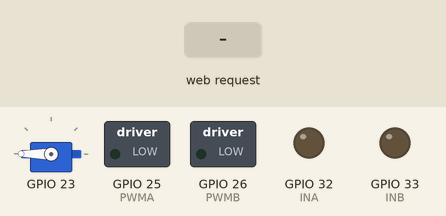
Recording of a sketch running on a simulated ESP32. Shown: servo, switched loads named in the sketch (green lamp = pin HIGH), output pins drawn as LEDs (lit = HIGH). The test bench sets the inputs (shaded band). WiFi joins after 1.5 s; servers stay silent unless stated; servo pulses on a pin are drawn as a servo (544–2400 µs = 0–180°); what the sketch prints to the serial monitor is not drawn.

Above: at 3.0 s.
3.1 s: HTTP request GET /btn/F received
At 4.3 s:
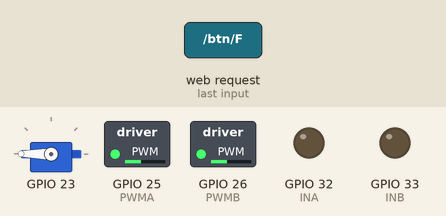
4.6 s: HTTP request GET /btn/B received
At 5.6 s:
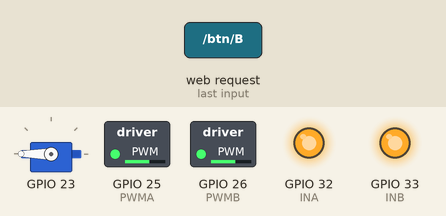
6.1 s: HTTP request GET /btn/L received
At 6.8 s:
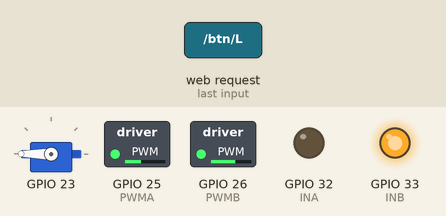
7.6 s: HTTP request GET /btn/R received
At 7.9 s:
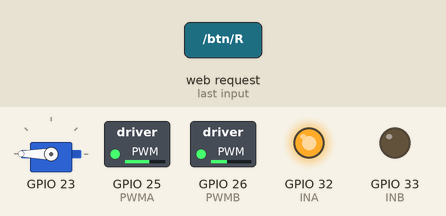
9.1 s: HTTP request GET /btn/p received
At 10.2 s:
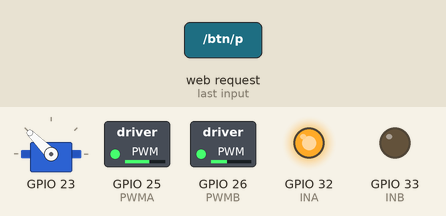
10.6 s: HTTP request GET /btn/S received
At 11.4 s:
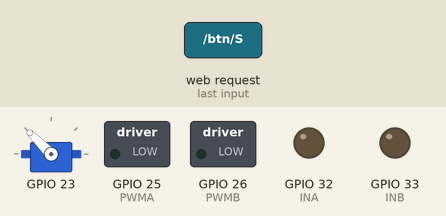
Timing chart, 0 to 13.1 s (numbered marks = the images above; inputs shaded):
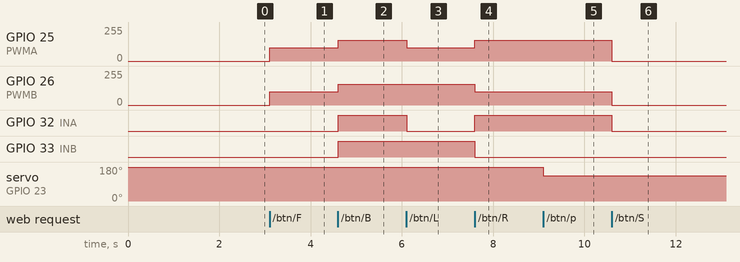

The sketch:

handling_robot.ino
```cpp
#include <WiFi.h>
#include <ESPmDNS.h>
#include <WiFiClient.h>

#define INA 32
#define PWMA 25
#define INB 33
#define PWMB 26

const char* ssid = "ChinaNet-2.4G-0DF0";
const char* password = "ChinaNet@233";
// TCP server at port 80 will respond to HTTP requests
WiFiServer server(80);

//舵机
int channel_PWM = 3; // 舵机通道
// 舵机频率，那么周期也就是1/50，也就是20ms ，PWM一共有16个通道，0-7位高速通道由80Mhz时钟驱动，后面8个为低速通道由1Mhz时钟驱动.
int freq_PWM = 50;
// PWM分辨率，取值为 0-20 之间  ，这里填写为10，那么后面的ledcWrite 这个里面填写的pwm值就在0-2的10次方之间，也就是0-1024，如果是要求不高的东西你可以直接拿1000去算了.
int resolution_PWM = 10;
// 绑定的IO，在下面的绑定函数里面会用到，绑定之后这个IO就会变成我们PWM的输出口.
const int servopin = 4;//定义舵机的IO脚位在gpio4.

void setup(void)
{
    Serial.begin(115200);
    pinMode(INA, OUTPUT);
    ledcAttachPin(PWMA, 0);
    ledcSetup(0, 50, 8);//设置LEDC通道1频率为1200，PWM分辨率为8，即占空比256.
    pinMode(INB, OUTPUT);
    ledcAttachPin(PWMB,1);
    ledcSetup(1, 50, 8);//设置LEDC通道为2频率为1200，PWM分辨率为8，即占空比256.

    ledcSetup(3, 50, 10); // 设置舵机通道3频率为50,PWM分辨率为10.
    ledcAttachPin(23, 3);  //将 LEDC 通道绑定到指定 IO 口上以实现输出.
    ledcWrite(channel_PWM, set_angle(180));
    delay(300);

    // Connect to WiFi network
    WiFi.begin(ssid, password);
    Serial.println("");

    // Wait for connection
    while (WiFi.status() != WL_CONNECTED) {
        delay(500);
        Serial.print(".");
    }
    Serial.println("");
    Serial.print("Connected to ");
    Serial.println(ssid);
    Serial.print("IP address: ");
    Serial.println(WiFi.localIP());

    // Set up mDNS responder:
    // - first argument is the domain name, in this example
    //   the fully-qualified domain name is "esp32.local"
    // - second argument is the IP address to advertise
    //   we send our IP address on the WiFi network
    if (!MDNS.begin("esp32")) {
        Serial.println("Error setting up MDNS responder!");
        while(1) {
            delay(1000);
        }
    }
    Serial.println("mDNS responder started");

    // Start TCP (HTTP) server
    server.begin();
    Serial.println("TCP server started");

    // Add service to MDNS-SD
    MDNS.addService("http", "tcp", 80);
}

void loop(void)
{
    // Check if a client has connected
    WiFiClient client = server.available();
    if (!client) {
        return;
    }
    //Serial.println("");
    //Serial.println("New client");

    // Wait for data from client to become available
    while(client.connected() && !client.available()){
        delay(1);
    }

    // Read the first line of HTTP request
    String req = client.readStringUntil('\r');
    //Serial.println(req);
    // First line of HTTP request looks like "GET /path HTTP/1.1"
    // Retrieve the "/path" part by finding the spaces
    int addr_start = req.indexOf(' ');
    int addr_end = req.indexOf(' ', addr_start + 1);
    if (addr_start == -1 || addr_end == -1) {
        //Serial.print("Invalid request: ");
        //Serial.println(req);
        return;
    }
    req = req.substring(addr_start + 1, addr_end);
    //Serial.print("Request: ");
    Serial.println(req);
    String s;
    if (req == "/")
    {
        IPAddress ip = WiFi.localIP();
        String ipStr = String(ip[0]) + '.' + String(ip[1]) + '.' + String(ip[2]) + '.' + String(ip[3]);
        s = "HTTP/1.1 200 OK\r\nContent-Type: text/html\r\n\r\n<!DOCTYPE HTML>\r\n<html>Hello from ESP32 at ";
        s += ipStr;
        s += "</html>\r\n\r\n";
        Serial.println("Sending 200");
        client.println(WiFi.localIP());
    }
    else if(req == "/btn/F")
    {
      digitalWrite(INA, LOW);
      ledcWrite(0, 100);
      digitalWrite(INB, LOW);
      ledcWrite(1, 100);
    }
    else if(req == "/btn/B")
    {
      digitalWrite(INA, HIGH);
      ledcWrite(0, 155);
      digitalWrite(INB, HIGH);
      ledcWrite(1, 155);
    }
    else if(req == "/btn/L")
    {
      digitalWrite(INA, LOW);
      ledcWrite(0, 100);
      digitalWrite(INB, HIGH);
      ledcWrite(1, 155);
    }
    else if(req == "/btn/R")
    {
      digitalWrite(INA, HIGH);
      ledcWrite(0, 155);
      digitalWrite(INB, LOW);
      ledcWrite(1, 100);
    }
    else if(req == "/btn/S")
    {
      digitalWrite(INA, LOW);
      ledcWrite(0, 0);
      digitalWrite(INB, LOW);
      ledcWrite(1, 0);
    }
    else if(req == "/btn/p")
    {
      Serial.write('p');
      ledcWrite(channel_PWM, set_angle(130));
    }
    else if(req == "/btn/q")
    {
      Serial.write('q');
      client.println("q");
    }
    else if(req == "/btn/x")
    {
      ledcWrite(channel_PWM, set_angle(180));
    }

}

int set_angle(int angle)
{
  int servo_angle = map(angle, 0, 180, 25, 128);
  return servo_angle;
}
```

Measured:
- after the input at 3.1 s, GPIO 25 (PWMA), GPIO 26 (PWMB): 0/255 → 100/255 at once
- after the input at 4.6 s, GPIO 25 (PWMA), GPIO 26 (PWMB): 100/255 → 154/255 at once; GPIO 32 (INA), GPIO 33 (INB): LOW → HIGH at once
- after the input at 6.1 s, GPIO 25 (PWMA): 154/255 → 100/255 at once; GPIO 32 (INA): HIGH → LOW at once
- after the input at 7.6 s, GPIO 25 (PWMA): 100/255 → 154/255 at once; GPIO 26 (PWMB): 154/255 → 100/255 at once; GPIO 32 (INA): LOW → HIGH at once; GPIO 33 (INB): HIGH → LOW at once
- after the input at 9.1 s, servo on GPIO 23: 180° → 135° at once
- after the input at 10.6 s, GPIO 25 (PWMA): 154/255 → 0/255 at once; GPIO 26 (PWMB): 100/255 → 0/255 at once; GPIO 32 (INA): HIGH → LOW at once
